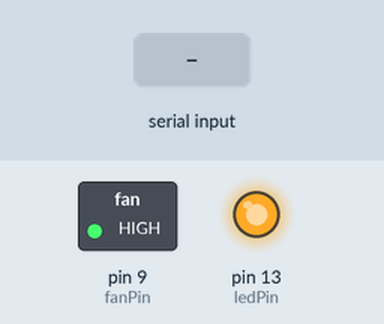
A sketch run on a simulated Arduino Uno, built with avr-gcc and run on an emulated ATmega328P. On the bench: switched loads named in the sketch (green lamp = pin HIGH), output pins drawn as LEDs (lit = HIGH). The test bench sets the inputs (shaded band).

Above: at 1.2 s.
1.3 s: byte 30 received over Serial
At 1.7 s:
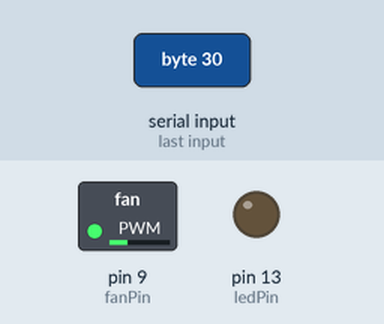
2.8 s: byte 90 received over Serial
At 4.2 s:
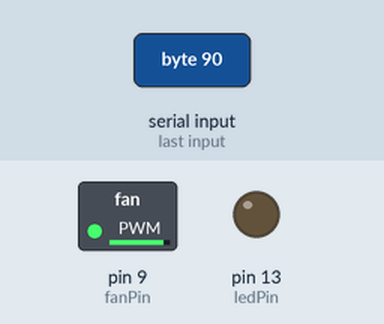
Timing chart, 0 to 5.8 s (numbered marks = the images above; inputs shaded):
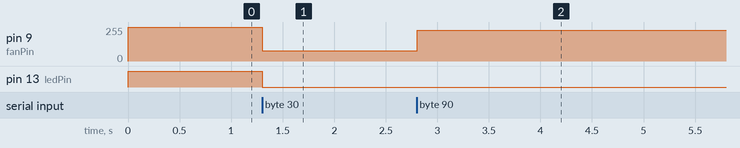

The sketch:

arduino-case-fan-controller.ino
```cpp
#include <avr/io.h>

const int fanPin = 9;      // PWM output pin for the fan (Timer 1)
const int ledPin = 13;     // Onboard LED pin

// Watchdog and Startup tracking variables
const unsigned long WATCHDOG_TIMEOUT = 60000; // 60 seconds in milliseconds

unsigned long lastCommunicationTime = 0;

void setup() {
  pinMode(fanPin, OUTPUT);
  pinMode(ledPin, OUTPUT);

  // Turn LED ON at boot to signify the board is waiting for the ESP01
  digitalWrite(ledPin, HIGH);

  // Configure Timer 1 for 25kHz Fast PWM on 8MHz Clock
  TCCR1A = 0;
  TCCR1B = 0;
  TCNT1 = 0;

  TCCR1A |= (1 << COM1A1) | (1 << WGM11);
  TCCR1B |= (1 << WGM13) | (1 << WGM12) | (1 << CS10); // No prescaler

  ICR1 = 319; // Exact top value for 25kHz on an 8MHz clock

  // Initialize Hardware Serial Port at 9600 Baud, one way, so esp tx --> arduino rx
  Serial.begin(9600);

  // Set initial speed to 100%
  setFanDutyCycle(100);
  // Prime the communication timer so we do not go to watchdog right away at boot
  lastCommunicationTime = millis();
}

void setFanDutyCycle(int dutyPercent) {
  dutyPercent = constrain(dutyPercent, 0, 100);
  OCR1A = (dutyPercent * 319L) / 100; // 8MHz hardware math
}

void loop() {
  // 1. Check for incoming Serial data from ESP01
  if (Serial.available() > 0) {
    int receivedValue = Serial.read(); // Read the incoming raw byte

    if (receivedValue >= 0 && receivedValue <= 100) {
      // Reset safety timer
      lastCommunicationTime = millis();

      // Clear the startup LED state on successful message
      digitalWrite(ledPin, LOW);

      setFanDutyCycle(receivedValue);
    }
  }

  // 2. Safety Watchdog Check
  // Only trigger if we have already received the first communication.
  // This prevents a slow ESP01 boot/Wi-Fi connection from accidentally triggering the fail-safe.
  if ((millis() - lastCommunicationTime) > WATCHDOG_TIMEOUT) {
    setFanDutyCycle(100); // Fail-safe: Blast the fan at full speed

    // Fail-safe Warning: Flash aggressively to indicate lost communication
    digitalWrite(ledPin, HIGH); delay(50);
    digitalWrite(ledPin, LOW);  delay(50);
  } else {
    // Normal operation: No delays, no LED power usage, highly responsive
    delay(10);
  }
}
```

Measured:
- after the input at 1.3 s, pin 9 (fanPin): 255/255 → 76/255 at once; pin 13 (ledPin): HIGH → LOW at once
- after the input at 2.8 s, pin 9 (fanPin): 76/255 → 229/255 at once
